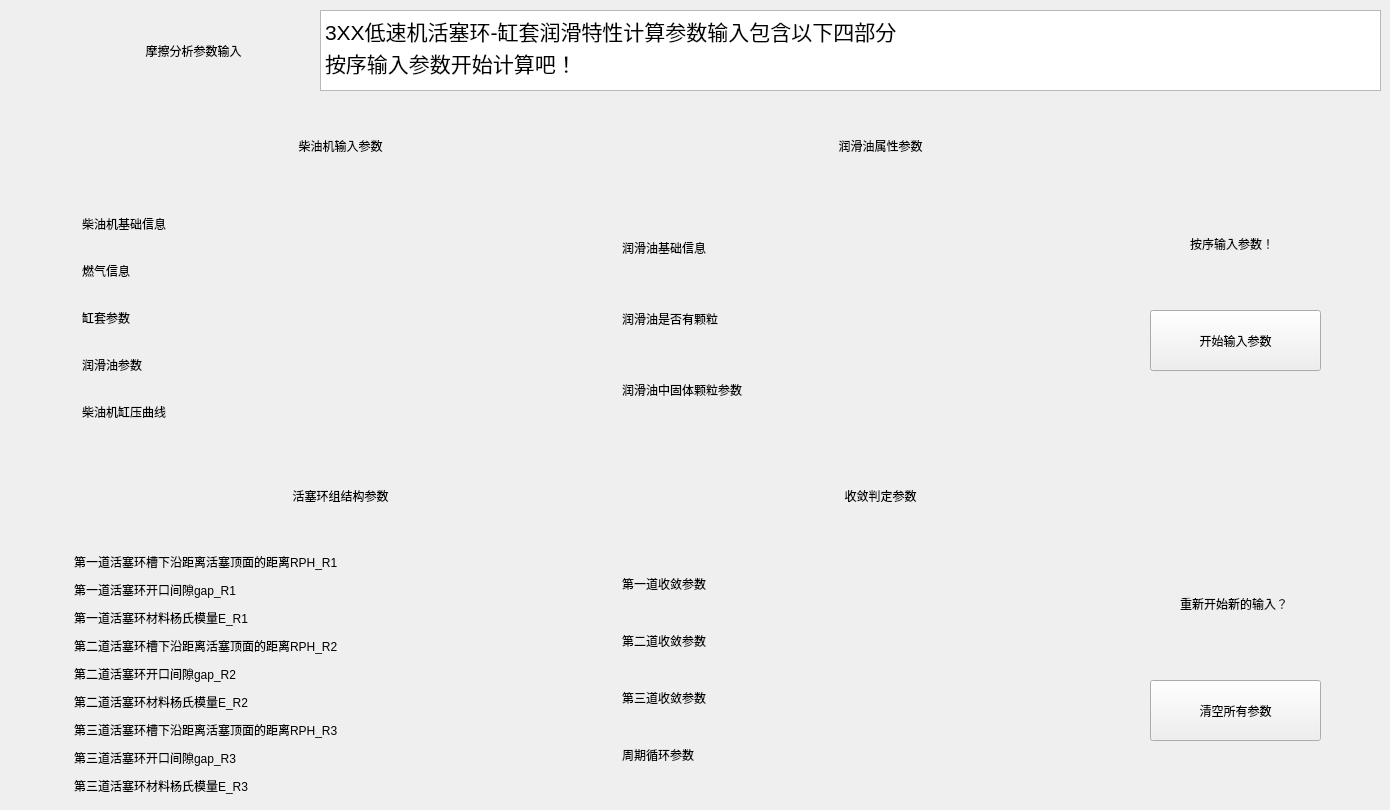
     <widget class="QWidget" name="page_25">
      <widget class="ElevatedCardWidget" name="zuoshangjiaoCardWidget_7">
       <property name="geometry">
        <rect>
         <x>20</x>
         <y>10</y>
         <width>281</width>
         <height>82</height>
        </rect>
       </property>
       <property name="minimumSize">
        <size>
         <width>281</width>
         <height>71</height>
        </size>
       </property>
       <property name="borderRadius">
        <number>10</number>
       </property>
       <layout class="QHBoxLayout" name="horizontalLayout_19">
        <item>
         <widget class="IconWidget" name="IconWidget_601">
          <property name="sizePolicy">
           <sizepolicy hsizetype="Fixed" vsizetype="Fixed">
            <horstretch>0</horstretch>
            <verstretch>0</verstretch>
           </sizepolicy>
          </property>
          <property name="minimumSize">
           <size>
            <width>60</width>
            <height>60</height>
           </size>
          </property>
         </widget>
        </item>
        <item>
         <widget class="SubtitleLabel" name="SubtitleLabel_745">
          <property name="layoutDirection">
           <enum>Qt::LeftToRight</enum>
          </property>
          <property name="text">
           <string>摩擦分析参数输入</string>
          </property>
          <property name="alignment">
           <set>Qt::AlignCenter</set>
          </property>
         </widget>
        </item>
       </layout>
      </widget>
      <widget class="TextEdit" name="TextEdit_7">
       <property name="geometry">
        <rect>
         <x>320</x>
         <y>10</y>
         <width>1061</width>
         <height>81</height>
        </rect>
       </property>
       <property name="undoRedoEnabled">
        <bool>false</bool>
       </property>
       <property name="readOnly">
        <bool>true</bool>
       </property>
       <property name="html">
        <string>&lt;!DOCTYPE HTML PUBLIC &quot;-//W3C//DTD HTML 4.0//EN&quot; &quot;http://www.w3.org/TR/REC-html40/strict.dtd&quot;&gt;
&lt;html&gt;&lt;head&gt;&lt;meta name=&quot;qrichtext&quot; content=&quot;1&quot; /&gt;&lt;style type=&quot;text/css&quot;&gt;
p, li { white-space: pre-wrap; }
&lt;/style&gt;&lt;/head&gt;&lt;body style=&quot; font-family:'Segoe UI','Microsoft YaHei','PingFang SC','SimSun'; font-size:14px; font-weight:400; font-style:normal;&quot;&gt;
&lt;p style=&quot; margin-top:0px; margin-bottom:0px; margin-left:0px; margin-right:0px; -qt-block-indent:0; text-indent:0px;&quot;&gt;&lt;span style=&quot; font-family:'黑体'; font-size:16pt; color:#000000;&quot;&gt;3XX低速机活塞环-缸套润滑特性计算参数输入包含以下四部分&lt;/span&gt;&lt;/p&gt;
&lt;p style=&quot; margin-top:0px; margin-bottom:0px; margin-left:0px; margin-right:0px; -qt-block-indent:0; text-indent:0px;&quot;&gt;&lt;span style=&quot; font-family:'黑体'; font-size:16pt; color:#000000;&quot;&gt;按序输入参数开始计算吧！&lt;/span&gt;&lt;/p&gt;&lt;/body&gt;&lt;/html&gt;</string>
       </property>
      </widget>
      <widget class="CardWidget" name="CardWidget_170">
       <property name="geometry">
        <rect>
         <x>20</x>
         <y>110</y>
         <width>531</width>
         <height>71</height>
        </rect>
       </property>
       <widget class="IconWidget" name="IconWidget_602">
        <property name="geometry">
         <rect>
          <x>60</x>
          <y>10</y>
          <width>51</width>
          <height>51</height>
         </rect>
        </property>
       </widget>
       <widget class="TitleLabel" name="TitleLabel_73">
        <property name="geometry">
         <rect>
          <x>130</x>
          <y>10</y>
          <width>381</width>
          <height>51</height>
         </rect>
        </property>
        <property name="text">
         <string>柴油机输入参数</string>
        </property>
        <property name="alignment">
         <set>Qt::AlignCenter</set>
        </property>
       </widget>
      </widget>
      <widget class="CardWidget" name="CardWidget_171">
       <property name="geometry">
        <rect>
         <x>20</x>
         <y>190</y>
         <width>531</width>
         <height>261</height>
        </rect>
       </property>
       <property name="minimumSize">
        <size>
         <width>531</width>
         <height>261</height>
        </size>
       </property>
       <layout class="QGridLayout" name="gridLayout_97">
        <item row="0" column="0">
         <widget class="IconWidget" name="IconWidget_603">
          <property name="minimumSize">
           <size>
            <width>31</width>
            <height>31</height>
           </size>
          </property>
          <property name="maximumSize">
           <size>
            <width>31</width>
            <height>31</height>
           </size>
          </property>
         </widget>
        </item>
        <item row="0" column="1">
         <widget class="SubtitleLabel" name="SubtitleLabel_746">
          <property name="minimumSize">
           <size>
            <width>451</width>
            <height>28</height>
           </size>
          </property>
          <property name="maximumSize">
           <size>
            <width>451</width>
            <height>28</height>
           </size>
          </property>
          <property name="text">
           <string>柴油机基础信息</string>
          </property>
         </widget>
        </item>
        <item row="1" column="0">
         <widget class="IconWidget" name="IconWidget_604">
          <property name="minimumSize">
           <size>
            <width>31</width>
            <height>31</height>
           </size>
          </property>
          <property name="maximumSize">
           <size>
            <width>31</width>
            <height>31</height>
           </size>
          </property>
         </widget>
        </item>
        <item row="1" column="1">
         <widget class="SubtitleLabel" name="SubtitleLabel_747">
          <property name="minimumSize">
           <size>
            <width>451</width>
            <height>28</height>
           </size>
          </property>
          <property name="maximumSize">
           <size>
            <width>451</width>
            <height>28</height>
           </size>
          </property>
          <property name="text">
           <string>燃气信息</string>
          </property>
         </widget>
        </item>
        <item row="2" column="0">
         <widget class="IconWidget" name="IconWidget_605">
          <property name="minimumSize">
           <size>
            <width>31</width>
            <height>31</height>
           </size>
          </property>
          <property name="maximumSize">
           <size>
            <width>31</width>
            <height>31</height>
           </size>
          </property>
         </widget>
        </item>
        <item row="2" column="1">
         <widget class="SubtitleLabel" name="SubtitleLabel_748">
          <property name="minimumSize">
           <size>
            <width>451</width>
            <height>28</height>
           </size>
          </property>
          <property name="maximumSize">
           <size>
            <width>451</width>
            <height>28</height>
           </size>
          </property>
          <property name="text">
           <string>缸套参数</string>
          </property>
         </widget>
        </item>
        <item row="3" column="0">
         <widget class="IconWidget" name="IconWidget_606">
          <property name="minimumSize">
           <size>
            <width>31</width>
            <height>31</height>
           </size>
          </property>
          <property name="maximumSize">
           <size>
            <width>31</width>
            <height>31</height>
           </size>
          </property>
         </widget>
        </item>
        <item row="3" column="1">
         <widget class="SubtitleLabel" name="SubtitleLabel_749">
          <property name="minimumSize">
           <size>
            <width>451</width>
            <height>28</height>
           </size>
          </property>
          <property name="maximumSize">
           <size>
            <width>451</width>
            <height>28</height>
           </size>
          </property>
          <property name="text">
           <string>润滑油参数</string>
          </property>
         </widget>
        </item>
        <item row="4" column="0">
         <widget class="IconWidget" name="IconWidget_607">
          <property name="minimumSize">
           <size>
            <width>31</width>
            <height>31</height>
           </size>
          </property>
          <property name="maximumSize">
           <size>
            <width>31</width>
            <height>31</height>
           </size>
          </property>
         </widget>
        </item>
        <item row="4" column="1">
         <widget class="SubtitleLabel" name="SubtitleLabel_750">
          <property name="minimumSize">
           <size>
            <width>451</width>
            <height>28</height>
           </size>
          </property>
          <property name="maximumSize">
           <size>
            <width>451</width>
            <height>28</height>
           </size>
          </property>
          <property name="text">
           <string>柴油机缸压曲线</string>
          </property>
         </widget>
        </item>
       </layout>
      </widget>
      <widget class="CardWidget" name="CardWidget_172">
       <property name="geometry">
        <rect>
         <x>20</x>
         <y>460</y>
         <width>531</width>
         <height>71</height>
        </rect>
       </property>
       <widget class="IconWidget" name="IconWidget_608">
        <property name="geometry">
         <rect>
          <x>60</x>
          <y>10</y>
          <width>51</width>
          <height>51</height>
         </rect>
        </property>
       </widget>
       <widget class="TitleLabel" name="TitleLabel_74">
        <property name="geometry">
         <rect>
          <x>130</x>
          <y>10</y>
          <width>381</width>
          <height>51</height>
         </rect>
        </property>
        <property name="text">
         <string>活塞环组结构参数</string>
        </property>
        <property name="alignment">
         <set>Qt::AlignCenter</set>
        </property>
       </widget>
      </widget>
      <widget class="CardWidget" name="CardWidget_173">
       <property name="geometry">
        <rect>
         <x>560</x>
         <y>110</y>
         <width>531</width>
         <height>71</height>
        </rect>
       </property>
       <widget class="IconWidget" name="IconWidget_609">
        <property name="geometry">
         <rect>
          <x>60</x>
          <y>10</y>
          <width>51</width>
          <height>51</height>
         </rect>
        </property>
       </widget>
       <widget class="TitleLabel" name="TitleLabel_75">
        <property name="geometry">
         <rect>
          <x>130</x>
          <y>10</y>
          <width>381</width>
          <height>51</height>
         </rect>
        </property>
        <property name="text">
         <string>润滑油属性参数</string>
        </property>
        <property name="alignment">
         <set>Qt::AlignCenter</set>
        </property>
       </widget>
      </widget>
      <widget class="CardWidget" name="CardWidget_174">
       <property name="geometry">
        <rect>
         <x>560</x>
         <y>460</y>
         <width>531</width>
         <height>71</height>
        </rect>
       </property>
       <widget class="IconWidget" name="IconWidget_610">
        <property name="geometry">
         <rect>
          <x>60</x>
          <y>10</y>
          <width>51</width>
          <height>51</height>
         </rect>
        </property>
       </widget>
       <widget class="TitleLabel" name="TitleLabel_76">
        <property name="geometry">
         <rect>
          <x>130</x>
          <y>10</y>
          <width>381</width>
          <height>51</height>
         </rect>
        </property>
        <property name="text">
         <string>收敛判定参数</string>
        </property>
        <property name="alignment">
         <set>Qt::AlignCenter</set>
        </property>
       </widget>
      </widget>
      <widget class="ElevatedCardWidget" name="ElevatedCardWidget_13">
       <property name="geometry">
        <rect>
         <x>1100</x>
         <y>110</y>
         <width>281</width>
         <height>421</height>
        </rect>
       </property>
       <widget class="IconWidget" name="IconWidget_611">
        <property name="geometry">
         <rect>
          <x>20</x>
          <y>110</y>
          <width>51</width>
          <height>51</height>
         </rect>
        </property>
       </widget>
       <widget class="PrimaryPushButton" name="PrimaryPushButton_85">
        <property name="geometry">
         <rect>
          <x>50</x>
          <y>200</y>
          <width>171</width>
          <height>61</height>
         </rect>
        </property>
        <property name="text">
         <string>开始输入参数</string>
        </property>
       </widget>
       <widget class="SubtitleLabel" name="SubtitleLabel_751">
        <property name="geometry">
         <rect>
          <x>90</x>
          <y>120</y>
          <width>151</width>
          <height>28</height>
         </rect>
        </property>
        <property name="text">
         <string>按序输入参数！</string>
        </property>
       </widget>
      </widget>
      <widget class="CardWidget" name="CardWidget_175">
       <property name="geometry">
        <rect>
         <x>20</x>
         <y>540</y>
         <width>531</width>
         <height>261</height>
        </rect>
       </property>
       <property name="minimumSize">
        <size>
         <width>531</width>
         <height>261</height>
        </size>
       </property>
       <layout class="QGridLayout" name="gridLayout_98">
        <property name="topMargin">
         <number>8</number>
        </property>
        <property name="bottomMargin">
         <number>8</number>
        </property>
        <item row="0" column="0">
         <widget class="IconWidget" name="IconWidget_612">
          <property name="minimumSize">
           <size>
            <width>25</width>
            <height>25</height>
           </size>
          </property>
          <property name="maximumSize">
           <size>
            <width>25</width>
            <height>25</height>
           </size>
          </property>
         </widget>
        </item>
        <item row="5" column="1">
         <widget class="SubtitleLabel" name="SubtitleLabel_752">
          <property name="minimumSize">
           <size>
            <width>451</width>
            <height>28</height>
           </size>
          </property>
          <property name="maximumSize">
           <size>
            <width>461</width>
            <height>28</height>
           </size>
          </property>
          <property name="text">
           <string>第二道活塞环材料杨氏模量E_R2</string>
          </property>
         </widget>
        </item>
        <item row="3" column="1">
         <widget class="SubtitleLabel" name="SubtitleLabel_753">
          <property name="minimumSize">
           <size>
            <width>451</width>
            <height>28</height>
           </size>
          </property>
          <property name="maximumSize">
           <size>
            <width>461</width>
            <height>28</height>
           </size>
          </property>
          <property name="text">
           <string>第二道活塞环槽下沿距离活塞顶面的距离RPH_R2</string>
          </property>
         </widget>
        </item>
        <item row="5" column="0">
         <widget class="IconWidget" name="IconWidget_613">
          <property name="minimumSize">
           <size>
            <width>25</width>
            <height>25</height>
           </size>
          </property>
          <property name="maximumSize">
           <size>
            <width>25</width>
            <height>25</height>
           </size>
          </property>
         </widget>
        </item>
        <item row="2" column="0">
         <widget class="IconWidget" name="IconWidget_614">
          <property name="minimumSize">
           <size>
            <width>25</width>
            <height>25</height>
           </size>
          </property>
          <property name="maximumSize">
           <size>
            <width>25</width>
            <height>25</height>
           </size>
          </property>
         </widget>
        </item>
        <item row="1" column="1">
         <widget class="SubtitleLabel" name="SubtitleLabel_754">
          <property name="minimumSize">
           <size>
            <width>451</width>
            <height>28</height>
           </size>
          </property>
          <property name="maximumSize">
           <size>
            <width>461</width>
            <height>28</height>
           </size>
          </property>
          <property name="text">
           <string>第一道活塞环开口间隙gap_R1</string>
          </property>
         </widget>
        </item>
        <item row="6" column="0">
         <widget class="IconWidget" name="IconWidget_615">
          <property name="minimumSize">
           <size>
            <width>25</width>
            <height>25</height>
           </size>
          </property>
          <property name="maximumSize">
           <size>
            <width>25</width>
            <height>25</height>
           </size>
          </property>
         </widget>
        </item>
        <item row="1" column="0">
         <widget class="IconWidget" name="IconWidget_616">
          <property name="minimumSize">
           <size>
            <width>25</width>
            <height>25</height>
           </size>
          </property>
          <property name="maximumSize">
           <size>
            <width>25</width>
            <height>25</height>
           </size>
          </property>
         </widget>
        </item>
        <item row="4" column="0">
         <widget class="IconWidget" name="IconWidget_617">
          <property name="minimumSize">
           <size>
            <width>25</width>
            <height>25</height>
           </size>
          </property>
          <property name="maximumSize">
           <size>
            <width>25</width>
            <height>25</height>
           </size>
          </property>
         </widget>
        </item>
        <item row="4" column="1">
         <widget class="SubtitleLabel" name="SubtitleLabel_755">
          <property name="minimumSize">
           <size>
            <width>451</width>
            <height>28</height>
           </size>
          </property>
          <property name="maximumSize">
           <size>
            <width>461</width>
            <height>28</height>
           </size>
          </property>
          <property name="text">
           <string>第二道活塞环开口间隙gap_R2</string>
          </property>
         </widget>
        </item>
        <item row="3" column="0">
         <widget class="IconWidget" name="IconWidget_618">
          <property name="minimumSize">
           <size>
            <width>25</width>
            <height>25</height>
           </size>
          </property>
          <property name="maximumSize">
           <size>
            <width>25</width>
            <height>25</height>
           </size>
          </property>
         </widget>
        </item>
        <item row="7" column="0">
         <widget class="IconWidget" name="IconWidget_619">
          <property name="minimumSize">
           <size>
            <width>25</width>
            <height>25</height>
           </size>
          </property>
          <property name="maximumSize">
           <size>
            <width>25</width>
            <height>25</height>
           </size>
          </property>
         </widget>
        </item>
        <item row="2" column="1">
         <widget class="SubtitleLabel" name="SubtitleLabel_756">
          <property name="minimumSize">
           <size>
            <width>451</width>
            <height>28</height>
           </size>
          </property>
          <property name="maximumSize">
           <size>
            <width>461</width>
            <height>28</height>
           </size>
          </property>
          <property name="text">
           <string>第一道活塞环材料杨氏模量E_R1</string>
          </property>
         </widget>
        </item>
        <item row="0" column="1">
         <widget class="SubtitleLabel" name="SubtitleLabel_757">
          <property name="minimumSize">
           <size>
            <width>451</width>
            <height>28</height>
           </size>
          </property>
          <property name="maximumSize">
           <size>
            <width>461</width>
            <height>28</height>
           </size>
          </property>
          <property name="text">
           <string>第一道活塞环槽下沿距离活塞顶面的距离RPH_R1</string>
          </property>
         </widget>
        </item>
        <item row="8" column="0">
         <widget class="IconWidget" name="IconWidget_620">
          <property name="minimumSize">
           <size>
            <width>25</width>
            <height>25</height>
           </size>
          </property>
          <property name="maximumSize">
           <size>
            <width>25</width>
            <height>25</height>
           </size>
          </property>
         </widget>
        </item>
        <item row="6" column="1">
         <widget class="SubtitleLabel" name="SubtitleLabel_758">
          <property name="minimumSize">
           <size>
            <width>451</width>
            <height>28</height>
           </size>
          </property>
          <property name="maximumSize">
           <size>
            <width>461</width>
            <height>28</height>
           </size>
          </property>
          <property name="text">
           <string>第三道活塞环槽下沿距离活塞顶面的距离RPH_R3</string>
          </property>
         </widget>
        </item>
        <item row="7" column="1">
         <widget class="SubtitleLabel" name="SubtitleLabel_759">
          <property name="minimumSize">
           <size>
            <width>451</width>
            <height>28</height>
           </size>
          </property>
          <property name="maximumSize">
           <size>
            <width>461</width>
            <height>28</height>
           </size>
          </property>
          <property name="text">
           <string>第三道活塞环开口间隙gap_R3</string>
          </property>
         </widget>
        </item>
        <item row="8" column="1">
         <widget class="SubtitleLabel" name="SubtitleLabel_760">
          <property name="minimumSize">
           <size>
            <width>451</width>
            <height>28</height>
           </size>
          </property>
          <property name="maximumSize">
           <size>
            <width>461</width>
            <height>28</height>
           </size>
          </property>
          <property name="text">
           <string>第三道活塞环材料杨氏模量E_R3</string>
          </property>
         </widget>
        </item>
       </layout>
      </widget>
      <widget class="CardWidget" name="CardWidget_176">
       <property name="geometry">
        <rect>
         <x>560</x>
         <y>190</y>
         <width>531</width>
         <height>261</height>
        </rect>
       </property>
       <property name="minimumSize">
        <size>
         <width>531</width>
         <height>261</height>
        </size>
       </property>
       <layout class="QGridLayout" name="gridLayout_99">
        <item row="0" column="0">
         <widget class="IconWidget" name="IconWidget_621">
          <property name="minimumSize">
           <size>
            <width>31</width>
            <height>31</height>
           </size>
          </property>
          <property name="maximumSize">
           <size>
            <width>31</width>
            <height>31</height>
           </size>
          </property>
         </widget>
        </item>
        <item row="2" column="0">
         <widget class="IconWidget" name="IconWidget_622">
          <property name="minimumSize">
           <size>
            <width>31</width>
            <height>31</height>
           </size>
          </property>
          <property name="maximumSize">
           <size>
            <width>31</width>
            <height>31</height>
           </size>
          </property>
         </widget>
        </item>
        <item row="1" column="0">
         <widget class="IconWidget" name="IconWidget_623">
          <property name="minimumSize">
           <size>
            <width>31</width>
            <height>31</height>
           </size>
          </property>
          <property name="maximumSize">
           <size>
            <width>31</width>
            <height>31</height>
           </size>
          </property>
         </widget>
        </item>
        <item row="1" column="1">
         <widget class="SubtitleLabel" name="SubtitleLabel_761">
          <property name="minimumSize">
           <size>
            <width>451</width>
            <height>28</height>
           </size>
          </property>
          <property name="maximumSize">
           <size>
            <width>451</width>
            <height>28</height>
           </size>
          </property>
          <property name="text">
           <string>润滑油是否有颗粒</string>
          </property>
         </widget>
        </item>
        <item row="2" column="1">
         <widget class="SubtitleLabel" name="SubtitleLabel_762">
          <property name="minimumSize">
           <size>
            <width>451</width>
            <height>28</height>
           </size>
          </property>
          <property name="maximumSize">
           <size>
            <width>451</width>
            <height>28</height>
           </size>
          </property>
          <property name="text">
           <string>润滑油中固体颗粒参数</string>
          </property>
         </widget>
        </item>
        <item row="0" column="1">
         <widget class="SubtitleLabel" name="SubtitleLabel_763">
          <property name="minimumSize">
           <size>
            <width>451</width>
            <height>28</height>
           </size>
          </property>
          <property name="maximumSize">
           <size>
            <width>451</width>
            <height>28</height>
           </size>
          </property>
          <property name="text">
           <string>润滑油基础信息</string>
          </property>
         </widget>
        </item>
       </layout>
      </widget>
      <widget class="CardWidget" name="CardWidget_177">
       <property name="geometry">
        <rect>
         <x>560</x>
         <y>540</y>
         <width>531</width>
         <height>261</height>
        </rect>
       </property>
       <property name="minimumSize">
        <size>
         <width>531</width>
         <height>261</height>
        </size>
       </property>
       <layout class="QGridLayout" name="gridLayout_100">
        <item row="0" column="0">
         <widget class="IconWidget" name="IconWidget_624">
          <property name="minimumSize">
           <size>
            <width>31</width>
            <height>31</height>
           </size>
          </property>
          <property name="maximumSize">
           <size>
            <width>31</width>
            <height>31</height>
           </size>
          </property>
         </widget>
        </item>
        <item row="1" column="1">
         <widget class="SubtitleLabel" name="SubtitleLabel_764">
          <property name="minimumSize">
           <size>
            <width>451</width>
            <height>28</height>
           </size>
          </property>
          <property name="maximumSize">
           <size>
            <width>451</width>
            <height>28</height>
           </size>
          </property>
          <property name="text">
           <string>第二道收敛参数</string>
          </property>
         </widget>
        </item>
        <item row="2" column="1">
         <widget class="SubtitleLabel" name="SubtitleLabel_765">
          <property name="minimumSize">
           <size>
            <width>451</width>
            <height>28</height>
           </size>
          </property>
          <property name="maximumSize">
           <size>
            <width>451</width>
            <height>28</height>
           </size>
          </property>
          <property name="text">
           <string>第三道收敛参数</string>
          </property>
         </widget>
        </item>
        <item row="1" column="0">
         <widget class="IconWidget" name="IconWidget_625">
          <property name="minimumSize">
           <size>
            <width>31</width>
            <height>31</height>
           </size>
          </property>
          <property name="maximumSize">
           <size>
            <width>31</width>
            <height>31</height>
           </size>
          </property>
         </widget>
        </item>
        <item row="0" column="1">
         <widget class="SubtitleLabel" name="SubtitleLabel_766">
          <property name="minimumSize">
           <size>
            <width>451</width>
            <height>28</height>
           </size>
          </property>
          <property name="maximumSize">
           <size>
            <width>451</width>
            <height>28</height>
           </size>
          </property>
          <property name="text">
           <string>第一道收敛参数</string>
          </property>
         </widget>
        </item>
        <item row="2" column="0">
         <widget class="IconWidget" name="IconWidget_626">
          <property name="minimumSize">
           <size>
            <width>31</width>
            <height>31</height>
           </size>
          </property>
          <property name="maximumSize">
           <size>
            <width>31</width>
            <height>31</height>
           </size>
          </property>
         </widget>
        </item>
        <item row="3" column="0">
         <widget class="IconWidget" name="IconWidget_627">
          <property name="minimumSize">
           <size>
            <width>31</width>
            <height>31</height>
           </size>
          </property>
          <property name="maximumSize">
           <size>
            <width>31</width>
            <height>31</height>
           </size>
          </property>
         </widget>
        </item>
        <item row="3" column="1">
         <widget class="SubtitleLabel" name="SubtitleLabel_767">
          <property name="minimumSize">
           <size>
            <width>451</width>
            <height>28</height>
           </size>
          </property>
          <property name="maximumSize">
           <size>
            <width>451</width>
            <height>28</height>
           </size>
          </property>
          <property name="text">
           <string>周期循环参数</string>
          </property>
         </widget>
        </item>
       </layout>
      </widget>
      <widget class="ElevatedCardWidget" name="ElevatedCardWidget_14">
       <property name="geometry">
        <rect>
         <x>1100</x>
         <y>540</y>
         <width>281</width>
         <height>261</height>
        </rect>
       </property>
       <widget class="IconWidget" name="IconWidget_628">
        <property name="geometry">
         <rect>
          <x>20</x>
          <y>40</y>
          <width>51</width>
          <height>51</height>
         </rect>
        </property>
       </widget>
       <widget class="SubtitleLabel" name="SubtitleLabel_768">
        <property name="geometry">
         <rect>
          <x>80</x>
          <y>50</y>
          <width>191</width>
          <height>28</height>
         </rect>
        </property>
        <property name="text">
         <string>重新开始新的输入？</string>
        </property>
       </widget>
       <widget class="PrimaryPushButton" name="PrimaryPushButton_86">
        <property name="geometry">
         <rect>
          <x>50</x>
          <y>140</y>
          <width>171</width>
          <height>61</height>
         </rect>
        </property>
        <property name="text">
         <string>清空所有参数</string>
        </property>
       </widget>
      </widget>
     </widget>
